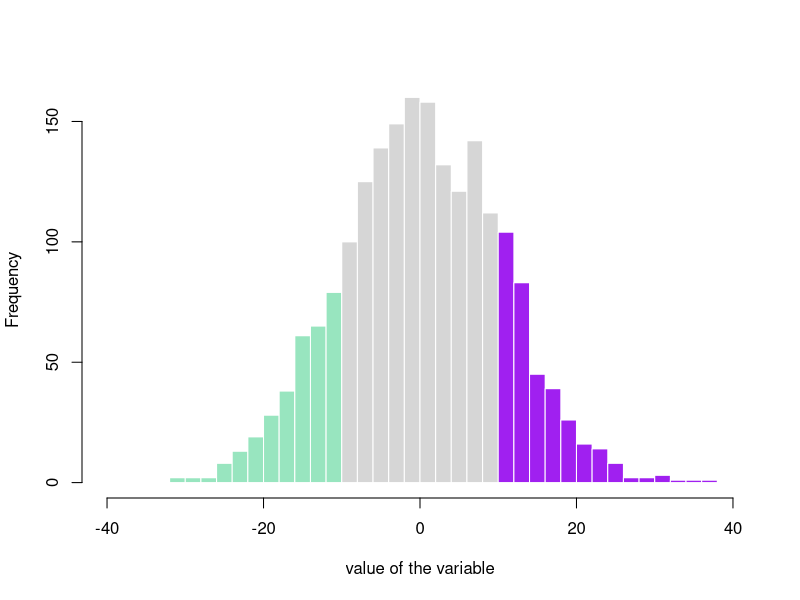
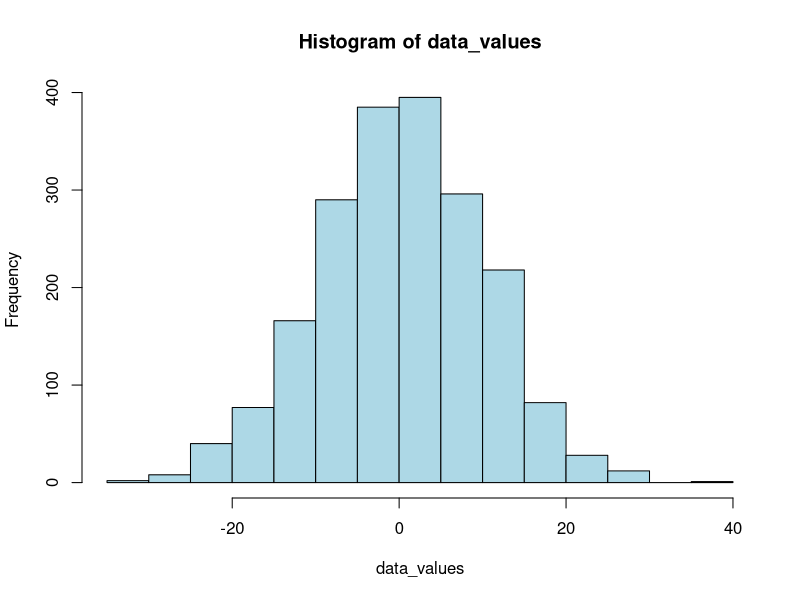
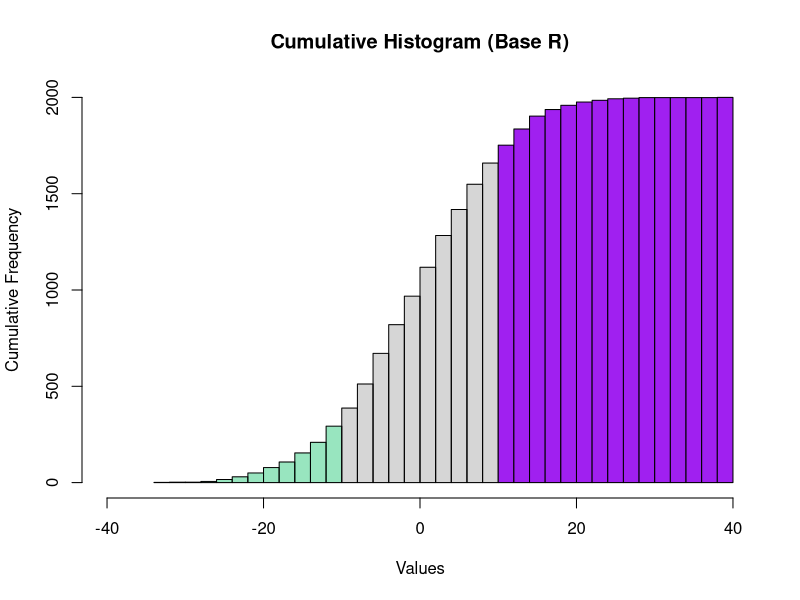

Reproduce these figures in R, in order.
## ---- chunk 1
# Create data
# data_values <- rnorm(100)
data_values <- rnorm(2000, 0 , 10)

# Calculate histogram, but do not draw it
my_hist <- hist(data_values , breaks=40  , plot=F)

# Color vector
my_color <-
  ifelse(my_hist$breaks < -10, rgb(0.2,0.8,0.5,0.5) ,
    ifelse (
      my_hist$breaks >=10, "purple",
      rgb(0.2,0.2,0.2,0.2) ))

# Final plot
plot(my_hist, col=my_color , border=F , main="" , xlab="value of the variable", xlim=c(-40,40) )

## ---- chunk 2

data_values <- rnorm(2000, 0 , 10)
hist(data_values, col = "lightblue" )

# 2. Compute the initial histogram without plotting it

hist_object <- hist(data_values, breaks=40, plot = FALSE)

my_color <-
  ifelse(hist_object$breaks < -10, rgb(0.2,0.8,0.5,0.5) ,
    ifelse (
      hist_object$breaks >=10, "purple",
      rgb(0.2,0.2,0.2,0.2) ))

# 3. Replace the standard bin counts with cumulative counts
hist_object$counts <- cumsum(hist_object$counts)

# 4. Plot the cumulative histogram
plot(hist_object,
     main = "Cumulative Histogram (Base R)",
     xlab = "Values",
     xlim = c(-40, 40),
     ylab = "Cumulative Frequency",
     col =  my_color)
